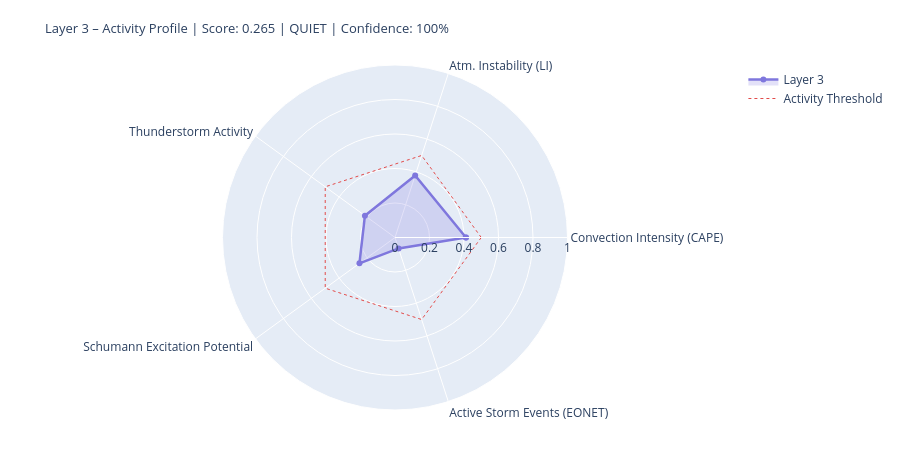

The code cell stored with this chart in its notebook:
### Markdown cell above
---
## 4. State Assessment & Handoff to Layer 4/5

### Code cell
# ============================================================
# LAYER-3-SCORE
# Five dynamic components
# ============================================================

def norm(v, lo, hi):
    if v is None or (isinstance(v, float) and math.isnan(v)): return None
    return round(max(0.0, min(1.0, (v - lo) / (hi - lo))), 4)

# --- 1) Convection intensity (global CAPE mean) ---
cape_mean = df_atm['cape'].dropna().mean() if not df_atm.empty else None
conv_score = norm(cape_mean, 0, 3000)
conv_src   = 'primary' if cape_mean is not None else 'missing'

# --- 2) Atmospheric instability (LI mean) ---
li_mean   = df_atm['li'].dropna().mean() if not df_atm.empty else None
# Negative LI = unstable → higher score
instab_score = norm(-li_mean if li_mean is not None else None, -6, 6)
instab_src   = 'primary' if li_mean is not None else 'missing'

# --- 3) Thunderstorm activity (mean thunder score + WMO count) ---
thunder_mean = df_atm['thunder_score'].mean() if not df_atm.empty else None
n_thunder    = int(df_atm['thunderstorm'].sum()) if not df_atm.empty else 0
thunder_score_val = norm(
    (thunder_mean or 0) * 0.7 + n_thunder * 0.1, 0, 1.0
) if thunder_mean is not None else None
thunder_src = 'primary'

# --- 4) Schumann excitation potential (weighted Schumann contribution) ---
schumann_pot = df_atm['schumann_contribution'].mean() if not df_atm.empty else None
# Boosted by Layer-2 thunderstorm trigger
if schumann_pot is not None and l2_thunder:
    schumann_pot = min(1.0, schumann_pot * 1.2)
schumann_score = norm(schumann_pot, 0, 1.0) if schumann_pot is not None else None
schumann_src   = 'derived'

# --- 5) Storm activity (NASA EONET) ---
# Distinction: None = data not loaded, 0.0 = loaded but no events
storm_score = None
storm_src   = 'missing'
if raw.get('storms') is not None:          # API reached successfully
    storm_score = norm(len(storm_events), 0, 30) if storm_events else 0.0
    storm_src   = 'primary'

# X-Ray and Kp: context only, not in dynamic score
# (X-Ray = Layer-0/4 driver; Kp = geomagnetic index, not a lightning proxy)
xray_context = None
if raw.get('xray'):
    df_xc = pd.DataFrame(raw['xray'])
    fc = next((c for c in df_xc.columns
               if any(k in c.lower() for k in ['flux','long']) and 'time' not in c.lower()),
              df_xc.columns[1])
    df_xc[fc] = pd.to_numeric(df_xc[fc], errors='coerce')
    xray_last = df_xc[fc].dropna().iloc[-1] if not df_xc[fc].dropna().empty else None
    if xray_last:
        xray_class = ('X' if xray_last>=1e-4 else 'M' if xray_last>=1e-5
                      else 'C' if xray_last>=1e-6 else 'B')
        xray_context = {'flux': float(xray_last), 'class': xray_class}
        print(f'X-Ray context: {xray_class}-class ({xray_last:.2e} W/m²)')

# --- Aggregate ---
COMPONENTS = {
    'Convection Intensity (CAPE)':  {'score': conv_score,       'source': conv_src,    'dynamic': True},
    'Atm. Instability (LI)':         {'score': instab_score,     'source': instab_src,  'dynamic': True},
    'Thunderstorm Activity':              {'score': thunder_score_val, 'source': thunder_src, 'dynamic': True},
    'Schumann Excitation Potential':   {'score': schumann_score,   'source': schumann_src,'dynamic': True},
    'Active Storm Events (EONET)': {'score': storm_score,      'source': storm_src,   'dynamic': True},
}

available   = {k: v['score'] for k, v in COMPONENTS.items() if v['score'] is not None}
unavailable = [k for k, v in COMPONENTS.items() if v['score'] is None]
layer3_score = round(sum(available.values()) / len(available), 4) if available else None
confidence   = round(len(available) / len(COMPONENTS), 2)
level = ('unknown' if layer3_score is None
         else 'quiet'   if layer3_score < 0.3
         else 'moderate' if layer3_score < 0.6
         else 'active')
dominant_l3 = max(available, key=available.get) if available else 'none'

# --- Ausgabe ---
W = 68
print('=' * W)
print('LAYER 3 – ATMOSPHERE / WEATHER / THUNDERSTORMS – STATE ASSESSMENT')
print('=' * W)
for name, comp in COMPONENTS.items():
    s = comp['score']
    if s is not None:
        bar = '█' * int(s * 20) + '░' * (20 - int(s * 20))
        print(f'  {name:<36} {bar}  {s:.3f}  [{comp["source"]}]')
    else:
        print(f'  {name:<36} {"─" * 20}  n/a   [missing]')
print('-' * W)
print(f'  Score:        {layer3_score:.3f}  ({len(available)}/{len(COMPONENTS)} components)')
print(f'  Confidence:   {confidence:.0%}')
print(f'  Level:        {level.upper()}')
print(f'  Dominant:     {dominant_l3}')
print(f'  CAPE mean:    {cape_mean:.0f} J/kg' if cape_mean else '  CAPE mean:    n/a')
print(f'  LI mean:      {li_mean:.1f} K' if li_mean is not None else '  LI mean:      n/a')
print(f'  Thunderstorms:{n_thunder} points (WMO)  +  {len(storm_events)} NASA EONET')
print('=' * W)

# Radar
cats   = list(available.keys())
vals_r = list(available.values())
if len(cats) >= 3:
    fig = go.Figure()
    fig.add_trace(go.Scatterpolar(
        r=vals_r + [vals_r[0]], theta=cats + [cats[0]],
        fill='toself', fillcolor='rgba(127,119,221,0.22)',
        line=dict(color='#7F77DD', width=2.5), name='Layer 3'
    ))
    fig.add_trace(go.Scatterpolar(
        r=[0.5] * (len(cats)+1), theta=cats + [cats[0]],
        line=dict(color='#E24B4A', dash='dot', width=1),
        mode='lines', name='Activity Threshold'
    ))
    fig.update_layout(
        title=dict(
            text=f'Layer 3 – Activity Profile | Score: {layer3_score:.3f} | {level.upper()} | Confidence: {confidence:.0%}',
            font=dict(size=13)
        ),
        polar=dict(radialaxis=dict(visible=True, range=[0, 1])),
        height=450, showlegend=True,
        margin=dict(l=60, r=60, t=65, b=40)
    )
    fig.show()

### Figure 1 — Plotly figure (JSON) as saved in the notebook; plotly's stock layout.template omitted (floating-point values rounded to 4 significant figures)
{"data": [{"fill": "toself", "fillcolor": "rgba(127,119,221,0.22)", "line": {"color": "#7F77DD", "width": 2.5}, "name": "Layer 3", "r": [0.4113, 0.3783, 0.2155, 0.2548, 0.0667, 0.4113], "theta": ["Convection Intensity (CAPE)", "Atm. Instability (LI)", "Thunderstorm Activity", "Schumann Excitation Potential", "Active Storm Events (EONET)", "Convection Intensity (CAPE)"], "type": "scatterpolar"}, {"line": {"color": "#E24B4A", "dash": "dot", "width": 1}, "mode": "lines", "name": "Activity Threshold", "r": [0.5, 0.5, 0.5, 0.5, 0.5, 0.5], "theta": ["Convection Intensity (CAPE)", "Atm. Instability (LI)", "Thunderstorm Activity", "Schumann Excitation Potential", "Active Storm Events (EONET)", "Convection Intensity (CAPE)"], "type": "scatterpolar"}], "layout": {"height": 450, "margin": {"b": 40, "l": 60, "r": 60, "t": 65}, "polar": {"radialaxis": {"range": [0, 1], "visible": true}}, "showlegend": true, "title": {"font": {"size": 13}, "text": "Layer 3 – Activity Profile | Score: 0.265 | QUIET | Confidence: 100%"}}}
